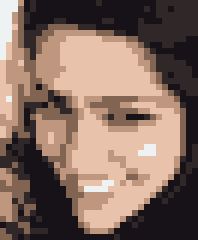
#> input picture pixel_image_temp6.png, 33 x 40 px, found by its file name (shown 6 times larger)
$ python Main_clustering.py   (Python 2 division)
#> lines starting #> are read from the running program, lines starting #| are printed output that depends on the picture; after the words box and inside, x2 and y2 are one past the last pixel; in counts of white or black regions, pixels touching at a corner belong together
# import the necessary pacakges
from sklearn.cluster import MiniBatchKMeans
import numpy as np
import pylab as plt
import argparse
import cv2

# [8 lines of commented-out code are left out]
image = cv2.imread("pixel_image_temp6.PNG")
#> image is the input picture: shape (40, 33, 3); mean B, G, R 96.3, 107.7, 130.9
(h,w) = image.shape[:2]
#> h = 40; w = 33

print "h ", h;
#| h  40
print "w ", w;
#| w  33
black=0;
white=0;
lb=0;
db=0;
skin= 0;

# 5 color
# 162 185 225 is skin color
# 26 20 24 is almost black color
# 99 121 154 is light brown color
# 48 52 65 is dark brown color
# 240 240 240 is white color

# 6 color
# 126 151 190	dark brown
# 81 100 129    light brown
# 23 18 22 		black
# 243 242 238 	white
# 172 194 233 	skin
# 40 40 48		darkest brown

# 6
for i in xrange(image.shape[0]):
    for j in xrange(image.shape[1]):
        pixel = image[i, j]
        # print pixel
        if pixel[0] == 172:
        	image[i,j,0] = 0
        	image[i,j,1] = 234
        	image[i,j,2] = 255
        	skin +=1
        if pixel[0] == 23:
        	image[i,j,0] = 0
        	image[i,j,1] = 0
        	image[i,j,2] = 0
        	black +=1
        if pixel[0] == 126:
        	image[i,j,0] = 0
        	image[i,j,1] = 196
        	image[i,j,2] = 255
        	lb +=1
        if pixel[0] == 40:
        	image[i,j,0] = 40
        	image[i,j,1] = 40
        	image[i,j,2] = 48
        	db +=1
        if pixel[0] == 81:
        	image[i,j,0] = 46
        	image[i,j,1] = 47
        	image[i,j,2] = 104
        	db +=1
        if pixel[0] == 243:
        	image[i,j,0] = 255
        	image[i,j,1] = 255
        	image[i,j,2] = 255
        	white +=1
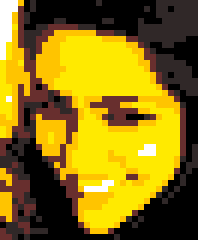
#> image: shape (40, 33, 3) (shown 6 times larger); mean B, G, R 17.9, 114.8, 139.4
#> after the loop, black = 339; db = 368; lb = 226; skin = 356; white = 31

print "white ",white
#| white  31
print "Black ",black
#| Black  339
print "skin ",skin
#| skin  356
print "light b ",lb
#| light b  226
print "dark b ",db
#| dark b  368

# [56 lines of commented-out code are left out]
cv2.imwrite("pixel_image_temp5_newColor.png",image);
# cv2.waitkey(0)
plt.hist(image.ravel(),256,[0,256]); plt.show()
#> after `plt.hist(image.ravel(), 256, [0, 256])`:
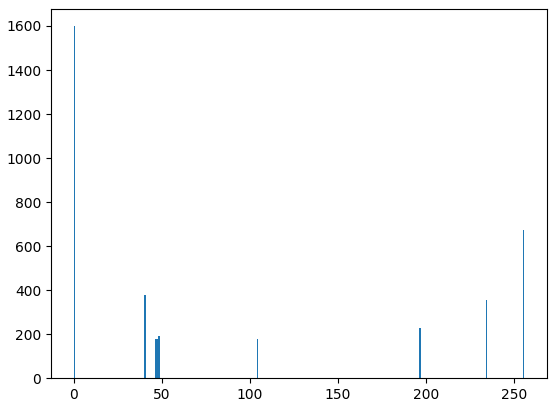
#> figure drawn by matplotlib, 1 panel; tallest bar 1599 high, from x = 0 to 1


#> (the run stopped early here; a loop or call above may not have finished)

$ run again, with IMG_8009copy.PNG copied over pixel_image_temp6.png
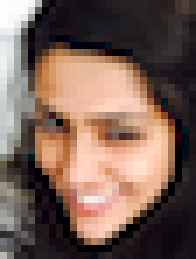
#> input picture IMG_8009copy.PNG, 28 x 37 px, found by its file name (shown 7 times larger)
#> image is the input picture: shape (37, 28, 3); mean B, G, R 86.3, 96.8, 120.7
#| h  37
#| w  28
#> after the loop `for i in xrange(image.shape[0]):`:
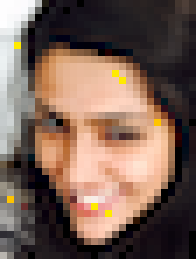
#> image: shape (37, 28, 3) (shown 7 times larger); 2.9% of pixels changed, all inside (x1, y1, x2, y2) = (1, 0, 28, 37)
#> after the loop `for i in xrange(image.shape[0]):`: black = 15; db = 8; lb = 2; skin = 5; white = 0
#| white  0
#| Black  15
#| skin  5
#| light b  2
#| dark b  8
#> `plt.hist(image.ravel(), 256, [0, 256])`:
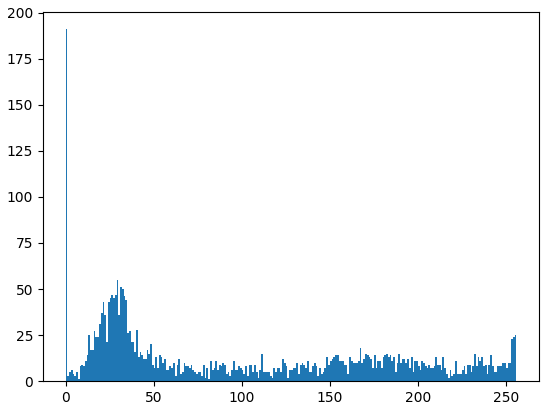
#> figure drawn by matplotlib, 1 panel; tallest bar 191 high, from x = 0 to 1
